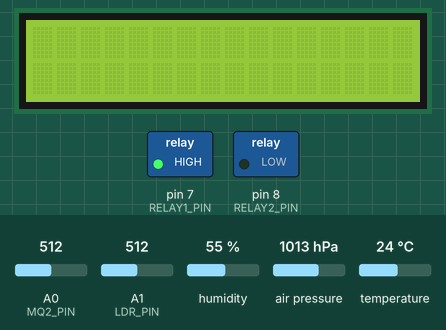
The sketch below on a simulated Arduino Uno, built with avr-gcc and run on an emulated ATmega328P. Shown: 16×2 character LCD, switched loads named in the sketch (green lamp = pin HIGH). The inputs (shaded band) are chosen by the test bench; at power-on: A0 (MQ2_PIN) = 512, A1 (LDR_PIN) = 512, humidity 55 %, air pressure 1013 hPa, temperature 24 °C. What the sketch prints to the serial monitor is not drawn.

Above: at 0.1 s.
At 2.2 s:
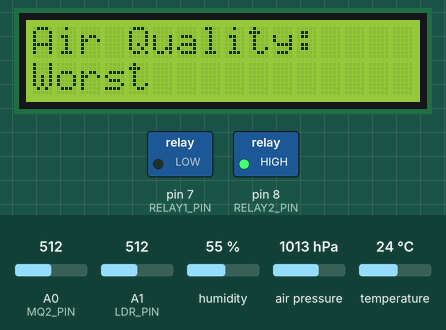
At 12.3 s:
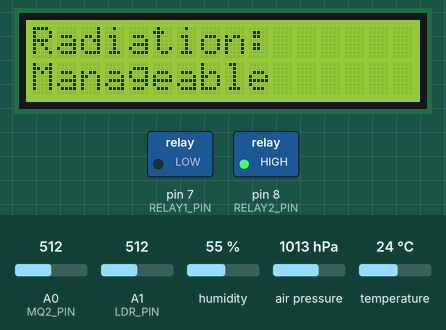
Timing chart, 0 to 13.8 s (numbered marks = the images above):
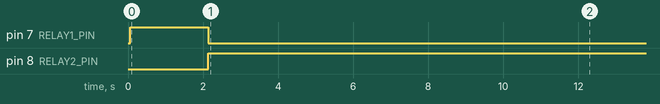

The sketch:

major_code.ino
```cpp
#include <Wire.h>
#include <Adafruit_Sensor.h>
#include <Adafruit_BMP280.h>
#include <LiquidCrystal_I2C.h>
#include <DHT.h>

#define DHTPIN 2
#define DHTTYPE DHT11
#define MQ2_PIN A0
#define LDR_PIN A1
#define RELAY1_PIN 7  // Fan
#define RELAY2_PIN 8  // Bulb

#define TEMP_THRESHOLD 30.0
#define PRESSURE_THRESHOLD 1000.0
#define GAS_THRESHOLD 150
#define LDR_THRESHOLD 200

DHT dht(DHTPIN, DHTTYPE);
Adafruit_BMP280 bmp;
LiquidCrystal_I2C lcd(0x27, 16, 2);

void setup() {
  Serial.begin(9600);
  dht.begin();

  if (!bmp.begin(0x76)) {
    Serial.println("Could not find BMP280 sensor!");
    while (1);
  }

  lcd.begin(16, 2);
  lcd.backlight();

  pinMode(MQ2_PIN, INPUT);
  pinMode(LDR_PIN, INPUT);
  pinMode(RELAY1_PIN, OUTPUT);
  pinMode(RELAY2_PIN, OUTPUT);

  digitalWrite(RELAY1_PIN, HIGH);
  digitalWrite(RELAY2_PIN, LOW);
}

void loop() {
  static unsigned long lastReadTime = 0;
  if (millis() - lastReadTime >= 2000) {
    lastReadTime = millis();

    float temperature = dht.readTemperature();
    float pressure = bmp.readPressure() / 100.0;
    int gasLevel = analogRead(MQ2_PIN);
    int ldrValue = analogRead(LDR_PIN);

    Serial.println("=== Sensor Readings ===");
    Serial.print("Temperature: "); Serial.print(temperature); Serial.println(" °C");
    Serial.print("Pressure: "); Serial.print(pressure); Serial.println(" hPa");
    Serial.print("Gas: "); Serial.println(gasLevel);
    Serial.print("LDR: "); Serial.println(ldrValue);

    lcd.clear();
    lcd.setCursor(0, 0);
    lcd.print("T:"); lcd.print(temperature); lcd.print("C ");
    lcd.print("G:"); lcd.print(gasLevel);
    lcd.setCursor(0, 1);
    lcd.print("P:"); lcd.print(pressure);

    bool airBad = (pressure > PRESSURE_THRESHOLD);
    bool gasBad = (gasLevel > GAS_THRESHOLD);

    if (temperature > TEMP_THRESHOLD || airBad || gasBad) {
      digitalWrite(RELAY1_PIN, LOW);   // Fan ON
      digitalWrite(RELAY2_PIN, HIGH);  // Bulb OFF
      Serial.println("ALERT: Fan ON, Bulb OFF");

      // ===== Air Quality Display =====
      unsigned long airStart = millis();
      while (millis() - airStart < 10000) {
        lcd.clear();
        lcd.setCursor(0, 0);
        lcd.print("Air Quality:");

        if (!gasBad && !airBad) {
          lcd.setCursor(0, 1); lcd.print("Good");
          Serial.println("Air Quality is Good");
        } else if (gasBad != airBad) {
          lcd.setCursor(0, 1); lcd.print("Manageable");
          Serial.println("Air Quality is Manageable");
        } else {
          lcd.setCursor(0, 1); lcd.print("Worst");
          Serial.println("Air Quality is Worst");
        }
        delay(2000);
      }

      // ===== Radiation Quality Display =====
      bool tempBad = (temperature > TEMP_THRESHOLD);
      bool lightBad = (ldrValue > LDR_THRESHOLD);

      unsigned long radStart = millis();
      while (millis() - radStart < 10000) {
        lcd.clear();
        lcd.setCursor(0, 0);
        lcd.print("Radiation:");

        if (!tempBad && !lightBad) {
          lcd.setCursor(0, 1); lcd.print("Good");
          Serial.println("Radiation is Good");
        } else if (tempBad != lightBad) {
          lcd.setCursor(0, 1); lcd.print("Manageable");
          Serial.println("Radiation is Manageable");
        } else {
          lcd.setCursor(0, 1); lcd.print("Worst");
          Serial.println("Radiation is Worst");
        }
        delay(2000);
      }

    } else {
      digitalWrite(RELAY1_PIN, HIGH);  // Fan OFF
      digitalWrite(RELAY2_PIN, LOW);   // Bulb ON
      Serial.println("NORMAL: Bulb ON, Fan OFF");
    }

    // Light Level Indicator
    lcd.setCursor(12, 1);
    if (ldrValue > LDR_THRESHOLD) {
      lcd.print("Sun");
      Serial.println("Bright (Sun Detected)");
    } else {
      lcd.print("Dark");
      Serial.println("Dark (No Sun)");
    }
  }

  delay(100);
}
```

Measured:
- by itself, pin 7 (RELAY1_PIN): HIGH → LOW at 2.1 s
- by itself, pin 8 (RELAY2_PIN): LOW → HIGH at 2.1 s
- by itself, everything shown: repeats every 20.4 s, in 3 steps
- what the display in image 1 shows lasts 10.1 s, from 2.2 s to 12.3 s
